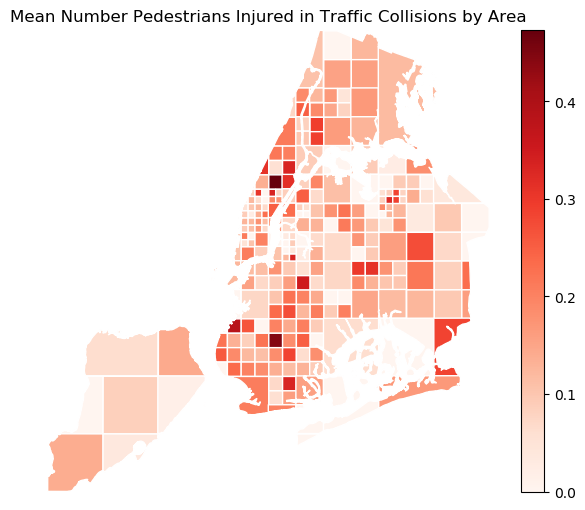

The Python source for this figure:
import geopandas as gpd
import geoplot as gplt
import geoplot.crs as gcrs
import matplotlib.pyplot as plt

# load the data
collisions = gpd.read_file(gplt.datasets.get_path('nyc_collision_factors'))
boroughs = gpd.read_file(gplt.datasets.get_path('nyc_boroughs'))

gplt.quadtree(
    collisions, nmax=1,
    projection=gcrs.AlbersEqualArea(), clip=boroughs,
    hue='NUMBER OF PEDESTRIANS INJURED', cmap='Reds', k=None,
    edgecolor='white', legend=True
)

plt.title("Mean Number Pedestrians Injured in Traffic Collisions by Area")
plt.savefig("ny-collision-quadtree.png", bbox_inches='tight', pad_inches=0.1)
